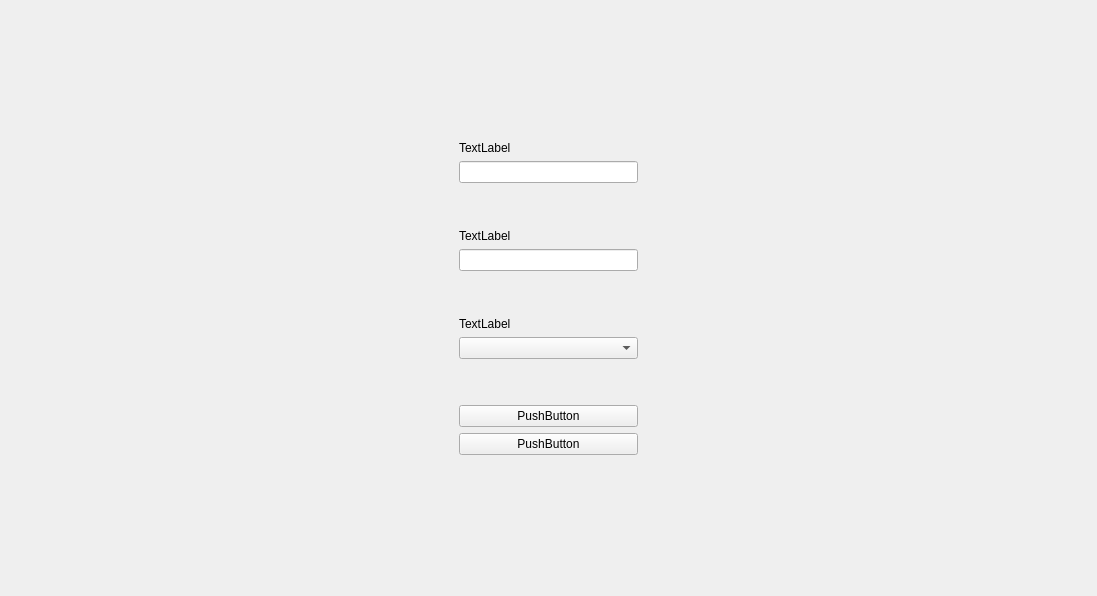
<?xml version="1.0" encoding="UTF-8"?>
<ui version="4.0">
    <class>StartGameSettingsState</class>
    <widget class="QWidget" name="StartGameSettingsState">
        <property name="geometry">
            <rect>
                <x>0</x>
                <y>0</y>
                <width>1097</width>
                <height>596</height>
            </rect>
        </property>
        <property name="windowTitle">
            <string>Form</string>
        </property>
        <property name="styleSheet">
            <string notr="true">font: 9pt &quot;微软雅黑&quot;;</string>
        </property>
        <layout class="QGridLayout" name="gridLayout">
            <item row="0" column="0">
                <layout class="QHBoxLayout" name="horizontalLayout" stretch="5,2,5">
                    <property name="sizeConstraint">
                        <enum>QLayout::SetDefaultConstraint</enum>
                    </property>
                    <item>
                        <spacer name="horizontalSpacer_2">
                            <property name="orientation">
                                <enum>Qt::Horizontal</enum>
                            </property>
                            <property name="sizeType">
                                <enum>QSizePolicy::Preferred</enum>
                            </property>
                            <property name="sizeHint" stdset="0">
                                <size>
                                    <width>40</width>
                                    <height>20</height>
                                </size>
                            </property>
                        </spacer>
                    </item>
                    <item>
                        <layout class="QVBoxLayout" name="verticalLayout">
                            <item>
                                <spacer name="verticalSpacer">
                                    <property name="orientation">
                                        <enum>Qt::Vertical</enum>
                                    </property>
                                    <property name="sizeHint" stdset="0">
                                        <size>
                                            <width>20</width>
                                            <height>40</height>
                                        </size>
                                    </property>
                                </spacer>
                            </item>
                            <item>
                                <widget class="QLabel" name="label">
                                    <property name="sizePolicy">
                                        <sizepolicy hsizetype="Preferred" vsizetype="Preferred">
                                            <horstretch>0</horstretch>
                                            <verstretch>0</verstretch>
                                        </sizepolicy>
                                    </property>
                                    <property name="text">
                                        <string>TextLabel</string>
                                    </property>
                                </widget>
                            </item>
                            <item>
                                <widget class="QLineEdit" name="lineEdit">
                                    <property name="sizePolicy">
                                        <sizepolicy hsizetype="Preferred" vsizetype="Preferred">
                                            <horstretch>0</horstretch>
                                            <verstretch>0</verstretch>
                                        </sizepolicy>
                                    </property>
                                </widget>
                            </item>
                            <item>
                                <spacer name="verticalSpacer_2">
                                    <property name="orientation">
                                        <enum>Qt::Vertical</enum>
                                    </property>
                                    <property name="sizeType">
                                        <enum>QSizePolicy::Fixed</enum>
                                    </property>
                                    <property name="sizeHint" stdset="0">
                                        <size>
                                            <width>20</width>
                                            <height>40</height>
                                        </size>
                                    </property>
                                </spacer>
                            </item>
                            <item>
                                <widget class="QLabel" name="label_2">
                                    <property name="sizePolicy">
                                        <sizepolicy hsizetype="Preferred" vsizetype="Preferred">
                                            <horstretch>0</horstretch>
                                            <verstretch>0</verstretch>
                                        </sizepolicy>
                                    </property>
                                    <property name="text">
                                        <string>TextLabel</string>
                                    </property>
                                </widget>
                            </item>
                            <item>
                                <widget class="QLineEdit" name="lineEdit_2">
                                    <property name="sizePolicy">
                                        <sizepolicy hsizetype="Preferred" vsizetype="Preferred">
                                            <horstretch>0</horstretch>
                                            <verstretch>0</verstretch>
                                        </sizepolicy>
                                    </property>
                                </widget>
                            </item>
                            <item>
                                <spacer name="verticalSpacer_3">
                                    <property name="orientation">
                                        <enum>Qt::Vertical</enum>
                                    </property>
                                    <property name="sizeType">
                                        <enum>QSizePolicy::Fixed</enum>
                                    </property>
                                    <property name="sizeHint" stdset="0">
                                        <size>
                                            <width>20</width>
                                            <height>40</height>
                                        </size>
                                    </property>
                                </spacer>
                            </item>
                            <item>
                                <widget class="QLabel" name="label_3">
                                    <property name="sizePolicy">
                                        <sizepolicy hsizetype="Preferred" vsizetype="Preferred">
                                            <horstretch>0</horstretch>
                                            <verstretch>0</verstretch>
                                        </sizepolicy>
                                    </property>
                                    <property name="text">
                                        <string>TextLabel</string>
                                    </property>
                                </widget>
                            </item>
                            <item>
                                <widget class="QComboBox" name="comboBox">
                                    <property name="sizePolicy">
                                        <sizepolicy hsizetype="Preferred" vsizetype="Preferred">
                                            <horstretch>0</horstretch>
                                            <verstretch>0</verstretch>
                                        </sizepolicy>
                                    </property>
                                </widget>
                            </item>
                            <item>
                                <spacer name="verticalSpacer_4">
                                    <property name="orientation">
                                        <enum>Qt::Vertical</enum>
                                    </property>
                                    <property name="sizeType">
                                        <enum>QSizePolicy::Fixed</enum>
                                    </property>
                                    <property name="sizeHint" stdset="0">
                                        <size>
                                            <width>20</width>
                                            <height>40</height>
                                        </size>
                                    </property>
                                </spacer>
                            </item>
                            <item>
                                <widget class="QPushButton" name="pushButton">
                                    <property name="text">
                                        <string>PushButton</string>
                                    </property>
                                </widget>
                            </item>
                            <item>
                                <widget class="QPushButton" name="pushButton_2">
                                    <property name="text">
                                        <string>PushButton</string>
                                    </property>
                                </widget>
                            </item>
                            <item>
                                <spacer name="verticalSpacer_5">
                                    <property name="orientation">
                                        <enum>Qt::Vertical</enum>
                                    </property>
                                    <property name="sizeHint" stdset="0">
                                        <size>
                                            <width>20</width>
                                            <height>40</height>
                                        </size>
                                    </property>
                                </spacer>
                            </item>
                        </layout>
                    </item>
                    <item>
                        <spacer name="horizontalSpacer">
                            <property name="orientation">
                                <enum>Qt::Horizontal</enum>
                            </property>
                            <property name="sizeType">
                                <enum>QSizePolicy::Preferred</enum>
                            </property>
                            <property name="sizeHint" stdset="0">
                                <size>
                                    <width>40</width>
                                    <height>20</height>
                                </size>
                            </property>
                        </spacer>
                    </item>
                </layout>
            </item>
        </layout>
    </widget>
    <resources/>
    <connections/>
</ui>
